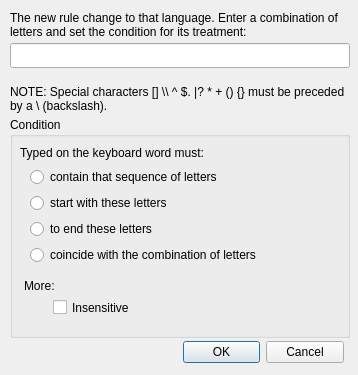
<?xml version="1.0" encoding="UTF-8"?>
<ui version="4.0">
 <class>AddRules</class>
 <widget class="QDialog" name="AddRules">
  <property name="geometry">
   <rect>
    <x>0</x>
    <y>0</y>
    <width>358</width>
    <height>375</height>
   </rect>
  </property>
  <property name="minimumSize">
   <size>
    <width>358</width>
    <height>375</height>
   </size>
  </property>
  <property name="maximumSize">
   <size>
    <width>358</width>
    <height>375</height>
   </size>
  </property>
  <property name="windowTitle">
   <string>Dialog</string>
  </property>
  <widget class="QDialogButtonBox" name="cmdBox">
   <property name="geometry">
    <rect>
     <x>183</x>
     <y>340</y>
     <width>161</width>
     <height>25</height>
    </rect>
   </property>
   <property name="orientation">
    <enum>Qt::Horizontal</enum>
   </property>
   <property name="standardButtons">
    <set>QDialogButtonBox::Cancel|QDialogButtonBox::Ok</set>
   </property>
  </widget>
  <widget class="QLabel" name="label">
   <property name="geometry">
    <rect>
     <x>10</x>
     <y>-1</y>
     <width>341</width>
     <height>51</height>
    </rect>
   </property>
   <property name="text">
    <string>The new rule change to that language. Enter a combination of letters and set the condition for its treatment:</string>
   </property>
   <property name="wordWrap">
    <bool>true</bool>
   </property>
  </widget>
  <widget class="QLineEdit" name="txtWords">
   <property name="geometry">
    <rect>
     <x>10</x>
     <y>43</y>
     <width>340</width>
     <height>25</height>
    </rect>
   </property>
   <property name="minimumSize">
    <size>
     <width>0</width>
     <height>25</height>
    </size>
   </property>
   <property name="maximumSize">
    <size>
     <width>16777215</width>
     <height>25</height>
    </size>
   </property>
  </widget>
  <widget class="QLabel" name="label_2">
   <property name="geometry">
    <rect>
     <x>10</x>
     <y>73</y>
     <width>341</width>
     <height>51</height>
    </rect>
   </property>
   <property name="text">
    <string>NOTE: Special characters [] \\ ^ $. |? * + () {} must be preceded by a \ (backslash).</string>
   </property>
   <property name="wordWrap">
    <bool>true</bool>
   </property>
  </widget>
  <widget class="QGroupBox" name="groupBox">
   <property name="geometry">
    <rect>
     <x>10</x>
     <y>117</y>
     <width>340</width>
     <height>221</height>
    </rect>
   </property>
   <property name="title">
    <string>Condition</string>
   </property>
   <widget class="QLabel" name="label_3">
    <property name="geometry">
     <rect>
      <x>10</x>
      <y>20</y>
      <width>321</width>
      <height>31</height>
     </rect>
    </property>
    <property name="minimumSize">
     <size>
      <width>300</width>
      <height>0</height>
     </size>
    </property>
    <property name="text">
     <string>Typed on the keyboard word must:</string>
    </property>
   </widget>
   <widget class="QWidget" name="verticalLayoutWidget">
    <property name="geometry">
     <rect>
      <x>20</x>
      <y>50</y>
      <width>311</width>
      <height>101</height>
     </rect>
    </property>
    <layout class="QVBoxLayout" name="verticalLayout">
     <item>
      <widget class="QRadioButton" name="rdbComtaint">
       <property name="text">
        <string>contain that sequence of letters</string>
       </property>
      </widget>
     </item>
     <item>
      <widget class="QRadioButton" name="rdbStart">
       <property name="text">
        <string>start with these letters</string>
       </property>
      </widget>
     </item>
     <item>
      <widget class="QRadioButton" name="rdbEnd">
       <property name="text">
        <string>to end these letters</string>
       </property>
      </widget>
     </item>
     <item>
      <widget class="QRadioButton" name="rdbCoincide">
       <property name="text">
        <string>coincide with the combination of letters</string>
       </property>
      </widget>
     </item>
    </layout>
   </widget>
   <widget class="QLabel" name="label_4">
    <property name="geometry">
     <rect>
      <x>14</x>
      <y>161</y>
      <width>380</width>
      <height>15</height>
     </rect>
    </property>
    <property name="text">
     <string>More:</string>
    </property>
   </widget>
   <widget class="QCheckBox" name="chkInsensitive">
    <property name="geometry">
     <rect>
      <x>43</x>
      <y>180</y>
      <width>281</width>
      <height>21</height>
     </rect>
    </property>
    <property name="text">
     <string>Insensitive</string>
    </property>
   </widget>
  </widget>
 </widget>
 <resources/>
 <connections>
  <connection>
   <sender>cmdBox</sender>
   <signal>accepted()</signal>
   <receiver>AddRules</receiver>
   <slot>accept()</slot>
   <hints>
    <hint type="sourcelabel">
     <x>248</x>
     <y>254</y>
    </hint>
    <hint type="destinationlabel">
     <x>157</x>
     <y>274</y>
    </hint>
   </hints>
  </connection>
  <connection>
   <sender>cmdBox</sender>
   <signal>rejected()</signal>
   <receiver>AddRules</receiver>
   <slot>reject()</slot>
   <hints>
    <hint type="sourcelabel">
     <x>316</x>
     <y>260</y>
    </hint>
    <hint type="destinationlabel">
     <x>286</x>
     <y>274</y>
    </hint>
   </hints>
  </connection>
 </connections>
</ui>
